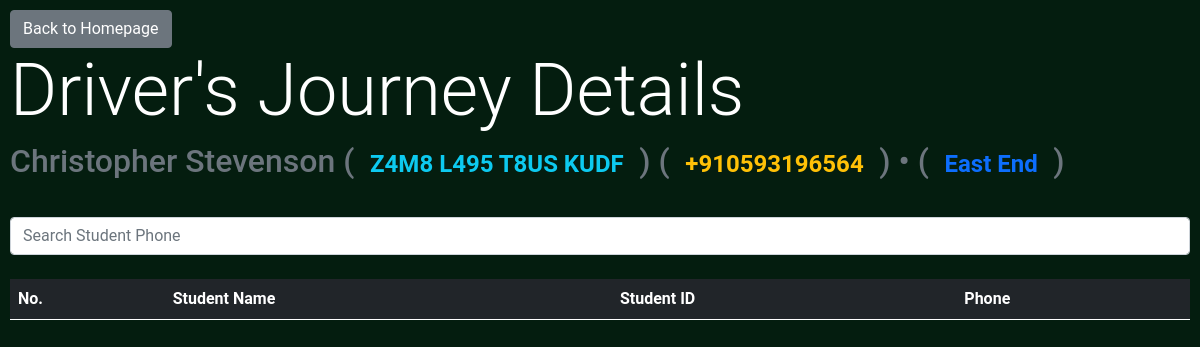
The app's page /admin/get_journey_details/2 (signed in), older data.
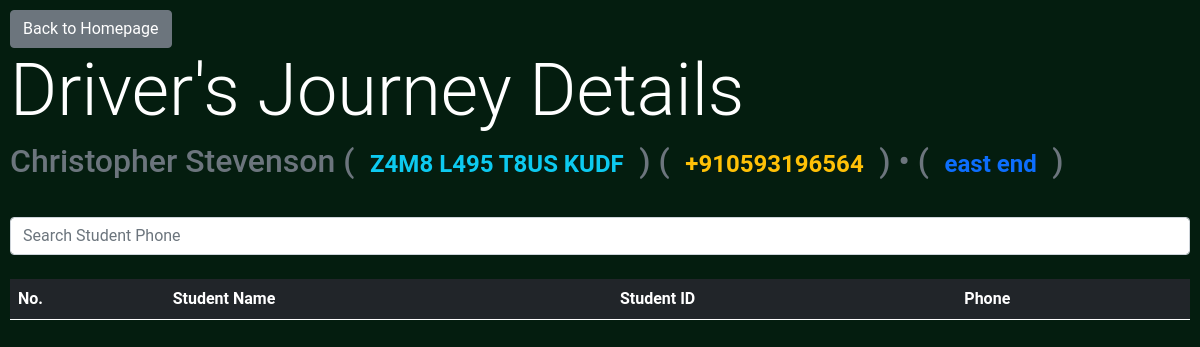
The same page, newer data.
### BusManager/models.py (models this page shows, shortened)
class LocationModel(db.Model):
	id = db.Column(db.Integer, primary_key=True)
	location_name = db.Column(db.String)

### BusManager/admin/routes.py (the view)
@admin.route('/get_journey_details/<driver_id>')
@login_required
def get_journey_details(driver_id):
	driver = DriverModel.query.filter_by(id=driver_id).first()
	if(not driver): return jsonify({'status':0, 'message':'No Driver Found'})
	students = []
	for journey in driver.journeys:
		if(journey.timestamp.day == datetime.datetime.utcnow().day):
			students.append(journey.student)
	return render_template('journey_details.html', title='Journey Details', students=students, driver=driver)

### BusManager/models.py (called while the page is built)
@login_manager.user_loader
def load_user(user_id):
    return AdminUser.query.get(int(user_id))

### BusManager/templates/journey_details.html (shortened to what this page needs)
{% extends 'bs_layout.html' %}
{% block content %}
<a class="btn btn-secondary" href="{{url_for('admin.admin_home')}}">Back to Homepage</a>
<h1 class='display-2'>Driver's Journey Details</h1>
<h2 class="text-muted">{{driver.name}}
(<span class="badge text-info">{{driver.bus_number}}</span>)
(<span class="badge text-warning">{{driver.phone}}</span>) • (<span class="badge text-primary">{{driver.location[0].location_name}}</span>)</h2>
<br>
<input type="text" id="searchbar" class="form-control" placeholder="Search Student Phone" onkeyup="tableFilterer(3)"><br>
<table class="table table-striped table-dark" id="tbl">
  <thead>
    <tr>
    <th scope="col">No.</th>
      <th scope="col">Student Name</th>
	  <th scope="col">Student ID</th>
      <th scope="col">Phone</th>
    </tr>
  </thead>
</table>
{% endblock content %}

Row changes from the older to the newer data that the page shows:
changed LocationModel: location_name "East End" → "east end"
